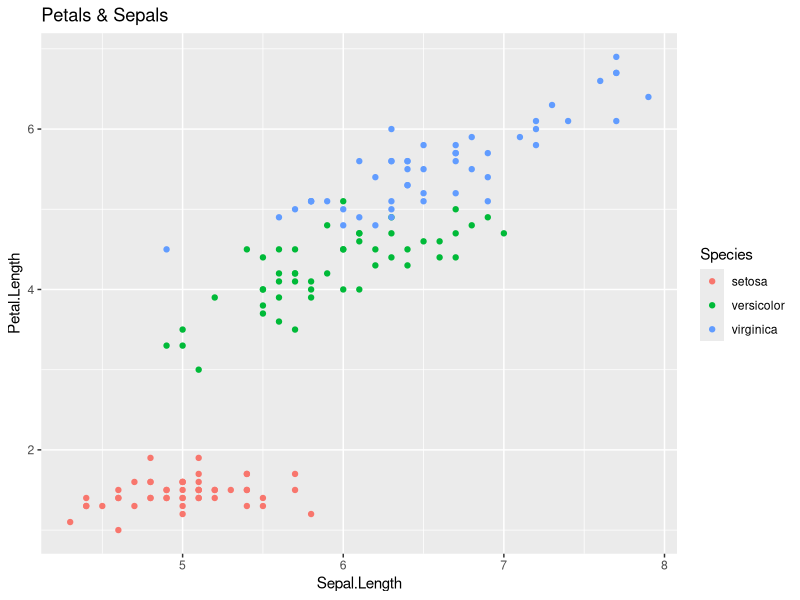
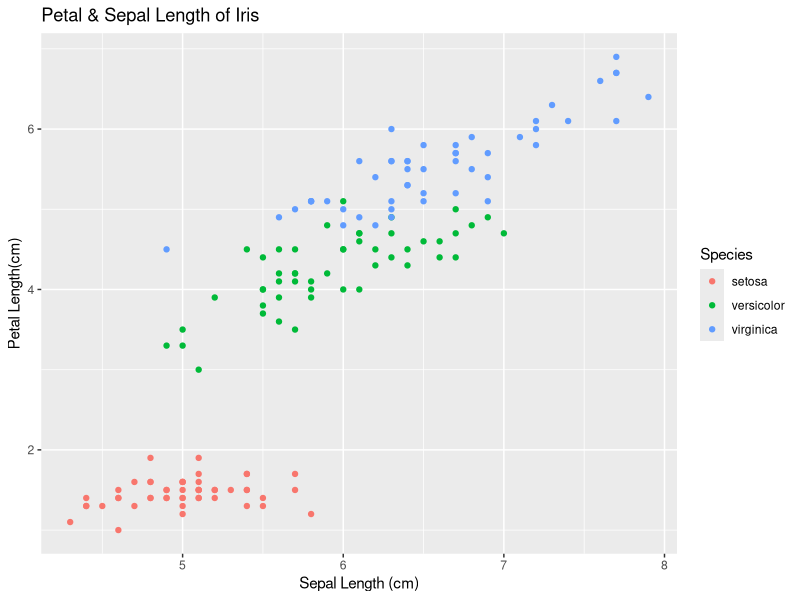

Write the R code that produced these figures, in order. (Note: this script raises an error after producing the figures.)
## by Luis Urso 

## Following the TUTORIAL in the file: ggplot2_tutorial.pdf

## Install package GGPLOT2 in R Environment

install.packages("ggplot2")

## Call Library GGPLOT2 for usage.

library("ggplot2")

## Read dataset IRIS (this is a free dataset on promisse available on R environment)

data(iris)


## Basic Plot IRIS Dataset

IrisPlot <- ggplot(iris,aes(Sepal.Length, Petal.Length, colour=Species)) +
  geom_point() +
  ggtitle("Petals & Sepals")
print(IrisPlot)

## Changing Labels & Titles Programmatically

print(IrisPlot + labs(y="Petal Length(cm)", x="Sepal Length (cm)") +
  ggtitle("Petal & Sepal Length of Iris"))


## Add in chart legend / plot markers

IrisPlot + annotate("text",x=6,y=6,label="Sample of Text at 6,6") +

## Add rectangle in the chart 

IrisPlot + annotate("rect",xmin=5, xmax=7,ymin=4,ymax=6,alpha=.4)

## Add a Segment in the chart

IrisPlot + annotate("segment",x=5,xend=7,y=4,yend=5,colour="black")


